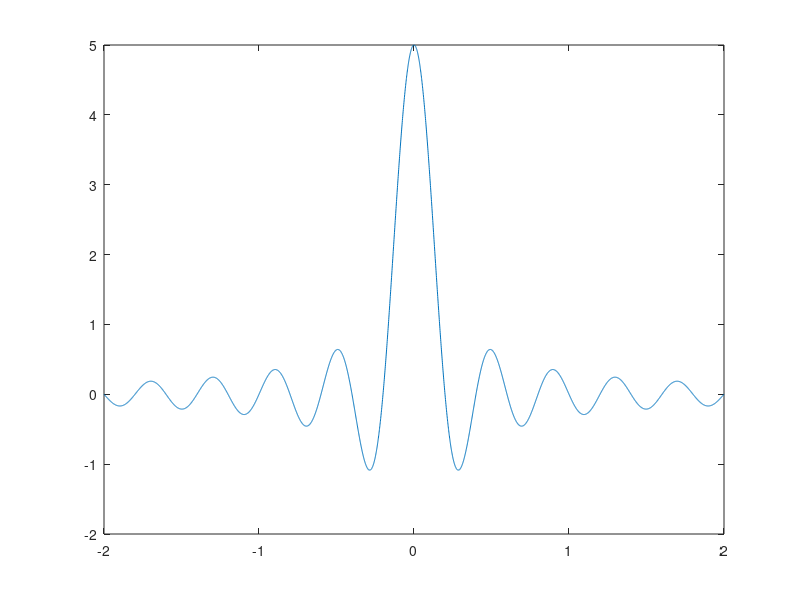
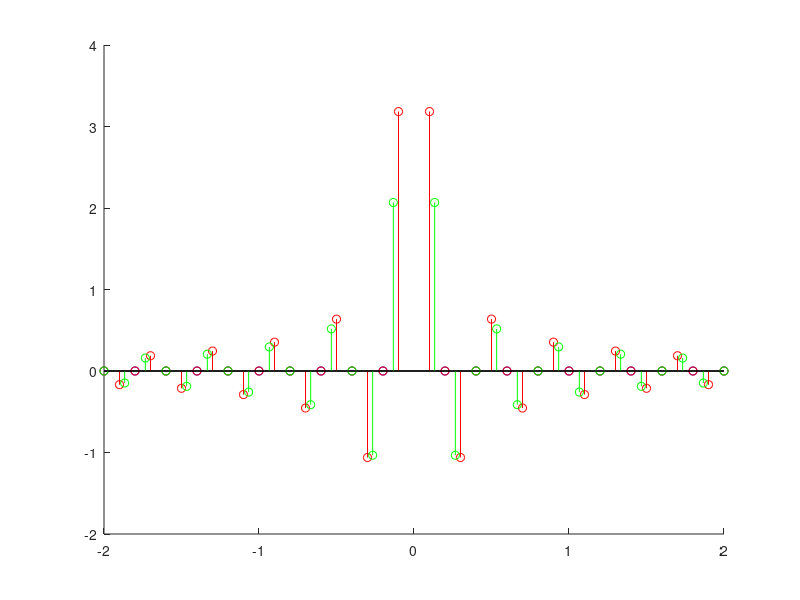

Here is the MATLAB script that generated these plots, in order: (Note: this script raises an error after producing the figures.)
clear all
close all

%%
To=0.001;
fo= 5;
t=-2:To:2;

%xr=fo*sinc_asi(fo*t);

x = sin(pi*fo*t)./(pi * t);

figure(1)
plot(t, x)

%% Échantillonnage idéal
Fe1 = fo;
t1 = -2:1/Fe1:2;
x1 = sin(pi*fo*t1)./(pi * t1); 

Fe2 = fo*2;
t2 = -2:1/Fe2:2;
x2 = sin(pi*fo*t2)./(pi * t2);

Fe3 = (3/2)*fo;
t3 = -2:1/Fe3:2;
x3 = sin(pi*fo*t3)./(pi * t3);

figure(2)
hold on
stem(t1, x1, 'b')
stem(t2, x2, 'r')
stem(t3, x3, 'g')
hold off;

%À fo, aucun résultat exploitable. À partir de 3/2 de fo ça commence en aller
% pour 5fo le résultat est quasiment exploitable.

%% Échantillonnage réél
n= length(t);
Te= 1/(2*fo);
Te1=1/(12*fo);
Te2=1/fo;
Te3=1/((3/2)*fo);

xe=ech_reel(Te,To)/To;
xe1=ech_reel(Te1,To)/To;
xe2=ech_reel(Te2,To)/To;
xe3=ech_reel(Te3,To)/To;

tm=linspace(-2,2,length(xe));
tm1=linspace(-2,2,length(xe1));
tm2=linspace(-2,2,length(xe2));
tm3=linspace(-2,2,length(xe3));

figure(3)

subplot(2,2,1)
stem(tm,xe) 
subplot(2,2,2)
stem(tm1,xe1)
subplot(2,2,3)
stem(tm2,xe2)
subplot(2,2,4)
stem(tm3,xe3)

%Idem question précédente. L'echantillonnage réél dépend de Te. Si la
%fréquence Fe respecte la condition du théorème de Shannon, alors on obtien
%alors la bonne courbe. Aussi, lorsqu'on augment le second paramètre :
%delta, on obtient des résultats dégueulasses.

%% Reconstruction

Fe=2*fo;
Te=1/Fe;
t4=-2:1/Fe:2;
t5=-2:(1/Fe)*(1/Fe):2;
x = sin(pi*fo*t4)./(pi * t4);
y= fo*x;

yr=0;

for n=1:1:length(y)-1
    for m=1:1:Fe
        yr = [yr, y(n)];
    end
end

figure(4)
plot(t4,y);
hold on
plot(t5,yr,'r');
hold off

